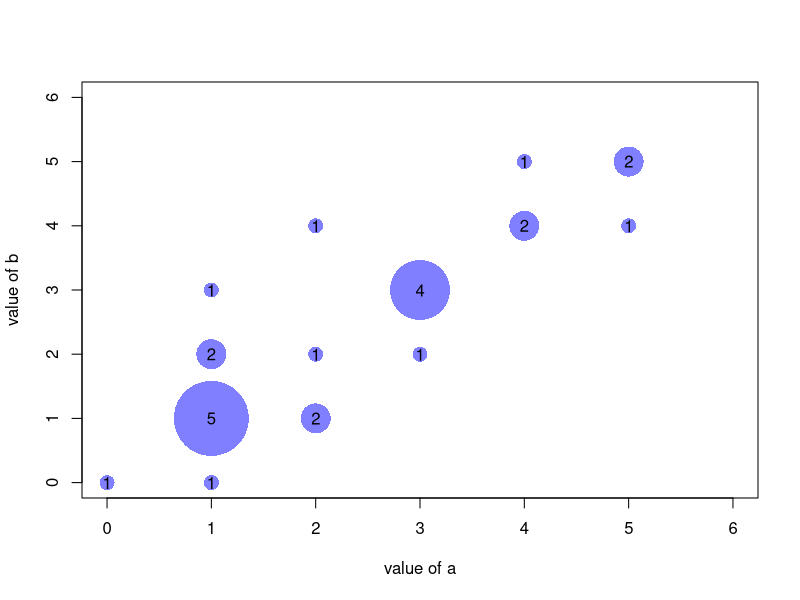

Write R code to recreate this figure.
# gloss bench figure gallery-027
# source: 5-correlation-of-discrete-variables.Rmd (gallery)
# Frozen by bench/R/harvest.R: code up to the chosen figure; see meta.json.
# ---- chunk 1 ----
knitr::opts_chunk$set( warning=FALSE, message=FALSE)
# ---- chunk 2 ----
#Let's create 2 discrete variables 
a <- c(1,1,3,4,5,5,1,1,2,3,4,1,3,2,1,1,5,1,4,3,2,3,1,0,2)
b <- c(1,2,3,5,5,5,2,1,1,3,4,3,3,4,1,1,4,1,4,2,2,3,0,0,1)
 
#I count the occurence of each couple of values. Eg : number of time a=1 and b=1, number of time a=1 and b=2 etc...
AA <- xyTable(a,b)
 
#Now I can plot this ! I represent the dots as big as the couple occurs often
coeff_bigger <- 2
plot(AA$x , AA$y , cex=AA$number*coeff_bigger  , pch=16 , col=rgb(0,0,1,0.5) , xlab= "value of a" , ylab="value of b" , xlim=c(0,6) , ylim=c(0,6) )
text(AA$x , AA$y , AA$number )
 
#Note : It's easy to make a function that will compute this kind of plot automaticaly :
represent_discrete_variable <- function(var1, var2 , coeff_bigger){
  AA=xyTable(var1,var2)
  plot(AA$x , AA$y , cex=AA$number*coeff_bigger  , pch=16 , col="chocolate1" , xlab= "value of a" , ylab="value of b" )
  text (AA$x , AA$y , AA$number )
}
